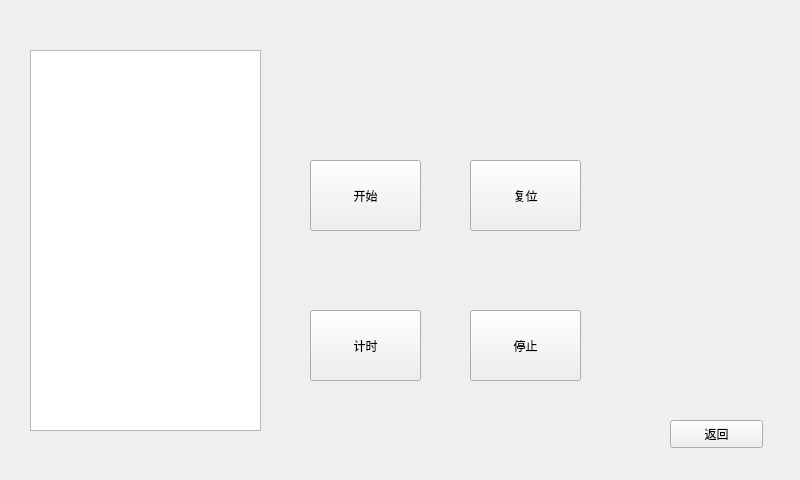
<?xml version="1.0" encoding="UTF-8"?>
<ui version="4.0">
 <class>MainWindow</class>
 <widget class="QMainWindow" name="MainWindow">
  <property name="geometry">
   <rect>
    <x>0</x>
    <y>0</y>
    <width>800</width>
    <height>480</height>
   </rect>
  </property>
  <property name="windowTitle">
   <string>计时器</string>
  </property>
  <widget class="QWidget" name="centralWidget">
   <widget class="QTextBrowser" name="textBrowser">
    <property name="geometry">
     <rect>
      <x>30</x>
      <y>50</y>
      <width>231</width>
      <height>381</height>
     </rect>
    </property>
   </widget>
   <widget class="QPushButton" name="start_Btn">
    <property name="geometry">
     <rect>
      <x>310</x>
      <y>160</y>
      <width>111</width>
      <height>71</height>
     </rect>
    </property>
    <property name="text">
     <string>开始</string>
    </property>
   </widget>
   <widget class="QPushButton" name="reset_Btn">
    <property name="geometry">
     <rect>
      <x>470</x>
      <y>160</y>
      <width>111</width>
      <height>71</height>
     </rect>
    </property>
    <property name="text">
     <string>复位</string>
    </property>
   </widget>
   <widget class="QPushButton" name="stop_Btn">
    <property name="geometry">
     <rect>
      <x>470</x>
      <y>310</y>
      <width>111</width>
      <height>71</height>
     </rect>
    </property>
    <property name="text">
     <string>停止</string>
    </property>
   </widget>
   <widget class="QPushButton" name="count_Btn">
    <property name="geometry">
     <rect>
      <x>310</x>
      <y>310</y>
      <width>111</width>
      <height>71</height>
     </rect>
    </property>
    <property name="text">
     <string>计时</string>
    </property>
   </widget>
   <widget class="QLabel" name="show_label">
    <property name="geometry">
     <rect>
      <x>330</x>
      <y>50</y>
      <width>241</width>
      <height>51</height>
     </rect>
    </property>
    <property name="font">
     <font>
      <family>Consolas</family>
      <pointsize>16</pointsize>
     </font>
    </property>
    <property name="text">
     <string/>
    </property>
    <property name="alignment">
     <set>Qt::AlignCenter</set>
    </property>
   </widget>
   <widget class="QPushButton" name="pushButton">
    <property name="geometry">
     <rect>
      <x>670</x>
      <y>420</y>
      <width>93</width>
      <height>28</height>
     </rect>
    </property>
    <property name="text">
     <string>返回</string>
    </property>
   </widget>
  </widget>
 </widget>
 <layoutdefault spacing="6" margin="11"/>
 <resources/>
 <connections/>
</ui>
